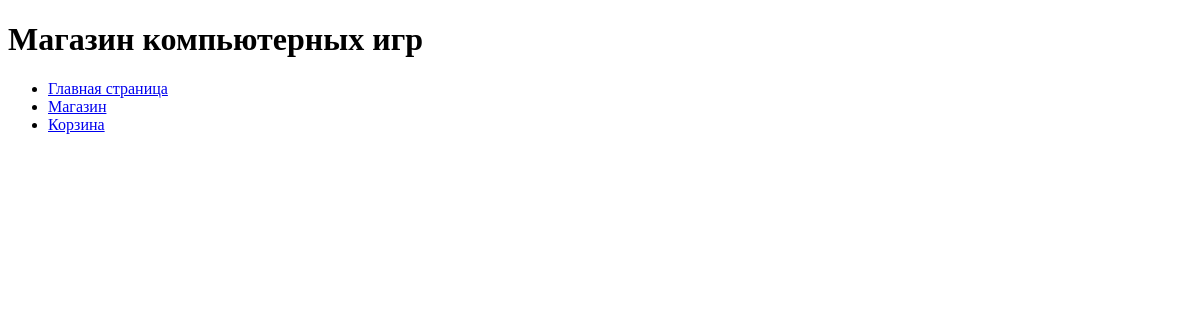
The page /platform/games/ on the database as committed earlier.
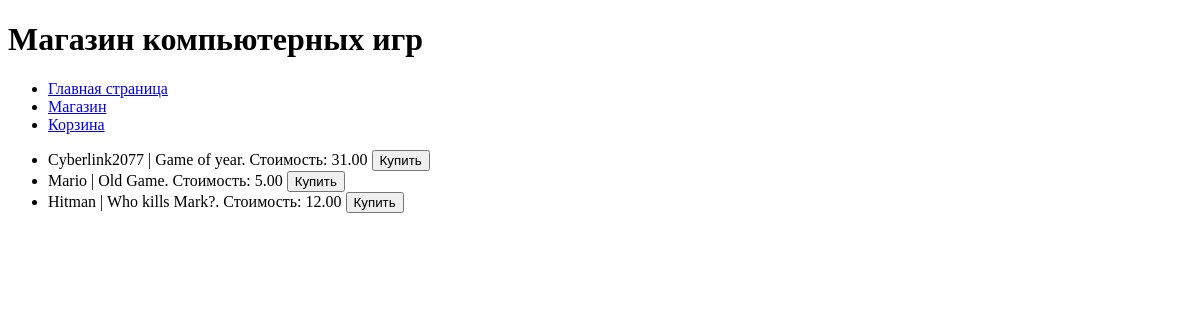
The same page on the database as committed later.
### task1/models.py (models this page shows)
class Game(models.Model):
    objects = None
    title = models.CharField(max_length=200)
    cost = models.DecimalField(decimal_places=2, max_digits=6)
    size = models.DecimalField(decimal_places=2, max_digits=10)
    description = models.TextField()
    age_limited = models.BooleanField(default=False)
    buyer = models.ManyToManyField(Buyer, related_name='title')
    def __str__(self):
        return self.title

### task1/views.py (the view)
# urls.py: path('platform/games/', games_list),
def games_list(request):
    title = "Магазин компьютерных игр"
    games = []
    for game in Game.objects.all():
        games.append(game)
    print(games)
    context = {
        'title': title,
        'games': games,
    }
    return render(request, 'games.html', context)

### templates/games.html (shortened to what this page needs)
{% extends 'menu.html' %}}
{% block pagename %} {{ title }} {% endblock %}
{% block menu %} {{ block.super }} {% endblock %}
{% block content %}
    <ul>
    {% for i in games %}
        <li>
            {{ i.title }} | {{ i.description }}. Стоимость: {{ i.cost }}
             <button>Купить</button>
        </li>
    {% endfor %}
    </ul>
{% endblock %}

### templates/menu.html (shortened to what this page needs)
<!DOCTYPE html>
<html lang="en">
<head>
</head>
<body>
<h1>{% block pagename %} {{ title }} {% endblock %}</h1>
{% block menu  %}
    <ul>
        <li><a href="/platform">Главная страница</a> </li>
        <li><a href="/platform/games">Магазин</a></li>
        <li><a href="/platform/cart">Корзина</a></li>
    </ul>
{% endblock %}
{% block content %} {% endblock %}
</body>
</html>

Rows that differ between the two databases and show on the page:
added Game: title "Cyberlink2077", description "Game of year", cost "31.00"
added Game: title "Mario", description "Old Game", cost "5.00"
added Game: title "Hitman", description "Who kills Mark?", cost "12.00"
